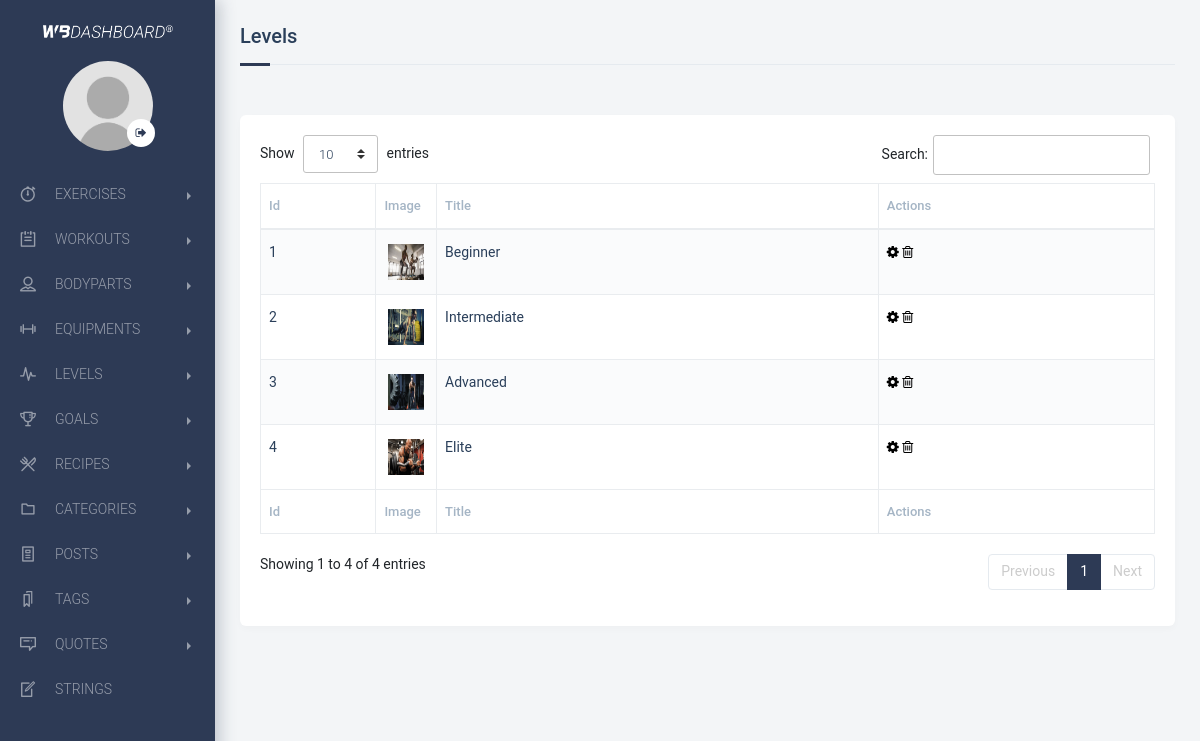
Screenshot of /backend/controller/levels.php (signed in) with the database file from the repository.
### tables this page shows
CREATE TABLE `levels` (
  `level_id` int(11) NOT NULL,
  `level_title` varchar(50) NOT NULL,
  `level_description` text NOT NULL,
  `level_image` varchar(150) NOT NULL
);

### backend/admin/functions.php (called while the page is built, shortened)
<?php
function get_all_levels($connect)
{
    $sentence = $connect->prepare("SELECT * FROM levels ORDER BY level_id DESC");
    $sentence->execute();
    return $sentence->fetchAll();
}
?>

### backend/views/levels.view.php (the view, shortened to what this page needs)
<section class="page-container">
    <div class="page-content-wrapper">
 <div class="content sm-gutter">
            <div class="container-fluid padding-25 sm-padding-10">
                <div class="row">
                    <div class="col-12">
                        <div class="section-title">
                            <h5>Levels</h5>
                        </div>
                    </div>
<div class="col-12">
                        <div class="block table-block mb-4" style="margin-top: 20px;">
                            <div class="row">
                                <div class="table-responsive">
<table id="table_id" class="table table-striped table-bordered" cellspacing="0" width="100%" style="border-radius: 5px;">
    <thead>
            <tr>
              <th>Id</th>
                <th>Image</th>
                <th>Title</th>
                <th>Actions</th>
            </tr>
        </thead>
        <tfoot>
            <tr>
              <th>Id</th>
                <th>Image</th>
                <th>Title</th>
                <th>Actions</th>
            </tr>
        </tfoot>
        <tbody>
        <?php foreach($levels as $level): ?>
            <tr>
              <td><?php echo $level['level_id']; ?></td>
                <td width="40px" align="center"><img src="../images/<?php echo $level['level_image']; ?>" style="width: 40px; height: 40px; padding: 2px;"></td>
                <td><?php echo $level['level_title']; ?></td>
                <td>
                <a href="../controller/edit_level.php?id=<?php echo $level['level_id']; ?>" style="font-size: 14px;color: #000000;"><i class="fa fa-cog"></i></a>
          <a onclick="alertdelete_<?php echo $level['level_id']; ?>();" style="cursor: pointer;font-size: 14px;color: #000000;"><i class="fa fa-trash-o"></i></a>
          </td>
            </tr>
        <?php endforeach; ?>
        </tbody>
</table>
</div>
</div>
</div>
</div>
</div>
</div>
</div>
</div>
</section>

### backend/assets/css/lightbox.css (style rules this page uses)
body:after { content: url(../files/close.png) url(../files/loading.gif) url(../files/prev.png) url(../files/next.png); display: none; }

### rows the page displays
levels: level_id "4", level_image (picture), level_title "Elite"
levels: level_id "3", level_image (picture), level_title "Advanced"
levels: level_id "2", level_image (picture), level_title "Intermediate"
levels: level_id "1", level_image (picture), level_title "Beginner"
